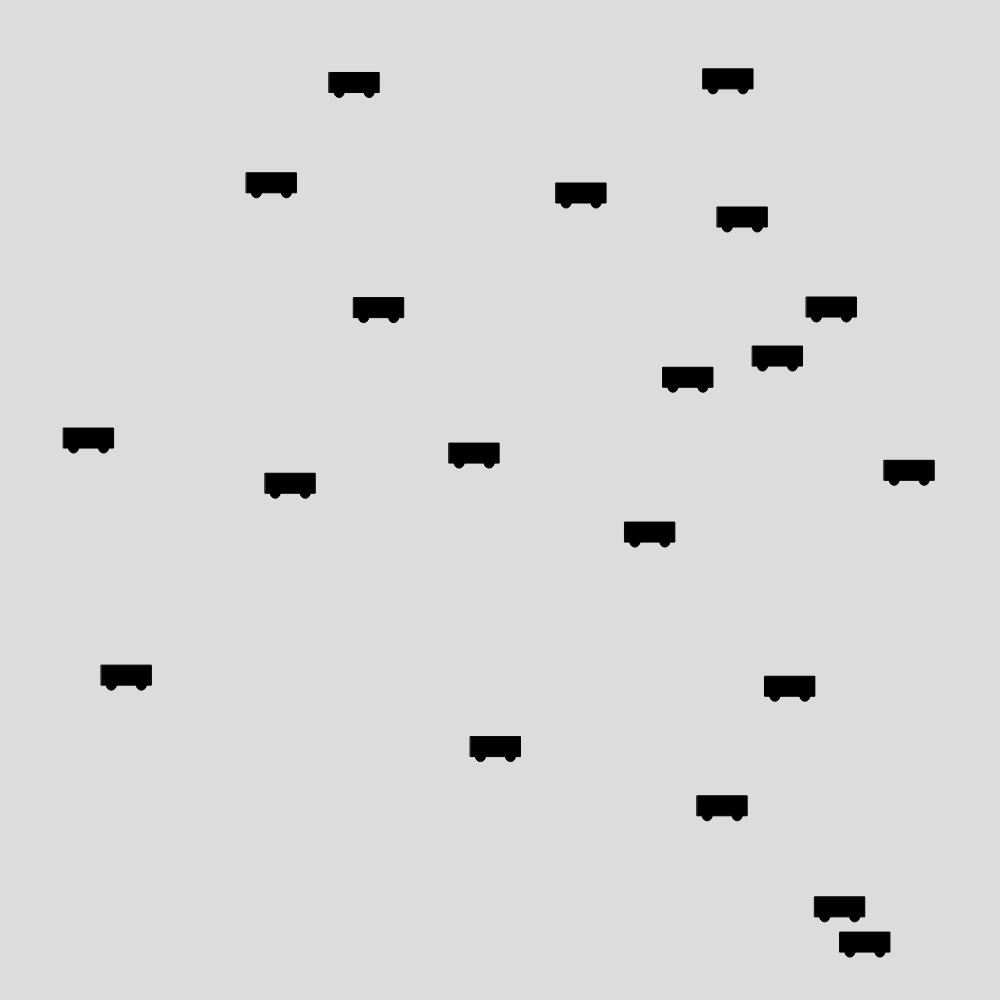
Frame 1 (no input)
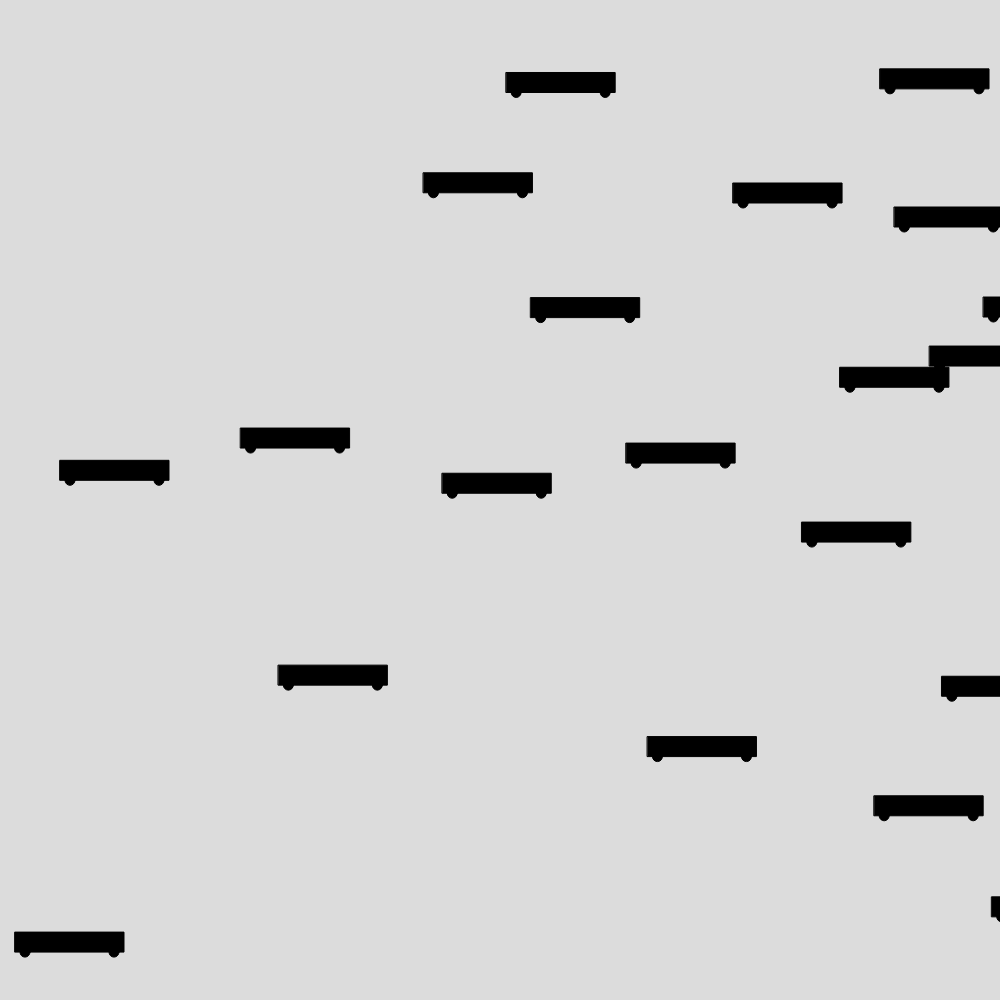
Frame 60 (no input)
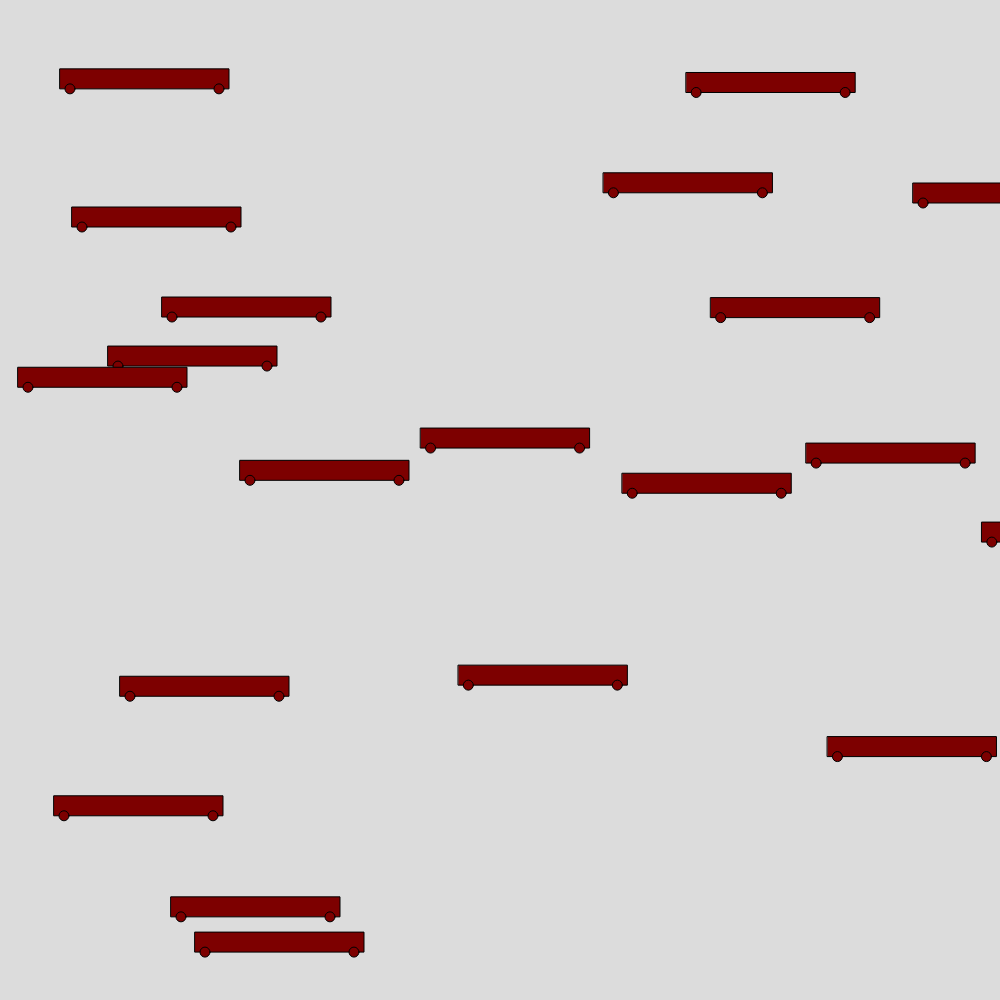
Frame 120 (the mouse pressed at the canvas centre since frame 60)

The p5.js sketch that drew these frames (run headless with seeded random() and noise() and a simulated clock; from frame 60 on, the mouse is pressed at the canvas centre):

// p5.js sketch
// ── sketch.js
let myCar1, myCar2;
let cars = [];
let noCars = 20;
function setup() {
  createCanvas(1000, 1000);
  // myCar1 = new Car(700, 300, 50, 5);  // creating an object from c
  // myCar2 =  new Car(200, 300, 200, 7);  // creating an object from c
  for(let i = 0; i < noCars; i+=1){
   let tempCar = new Car(random(0, width),random(0,height),50,3)
   cars.push(tempCar);
  }
}

function draw() {
  background(220);
  for(let i = 0; i<cars.length; i++)
  {
  cars[i].move();
  cars[i].show(mouseX/4);
  cars[i].grow();
  }
//   myCar2.move();
//   myCar2.show();
//   myCar1.move();
//   myCar1.show();
}

// ── car.js
///this is only blueprint
class Car{
    constructor(x, y, size, speed){
        this.x = x;
        this.y = y;
        this.size = size;
        this.speed = speed;
    }

    move(){
        this.x = this.x + this.speed;
        if(this.x > width){
            this.x = 0;
        }
    }

    show(redColour){
       fill(redColour, 0, 0);
       rect(this.x, this.y, this.size, 20);
       ellipse(this.x + 10, this.y+20,10);
       ellipse(this.x + this.size - 10, this.y+20,10);
    }

    grow(){
        if(this.size<200){
           this.size = this.size+1;  
        }
       
    }
}
